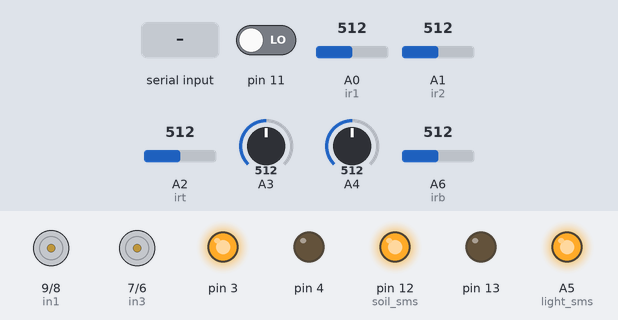
This sketch was run on a simulated Arduino Nano, built with avr-gcc and run on an emulated ATmega328P. Shown: motor-driver pin pairs drawn as motors (green arrow = first pin HIGH = forward, orange = second pin HIGH = backward, longer = more drive, scaled by the enable pin), output pins drawn as LEDs (lit = HIGH). Inputs (shaded band) come from the test bench; at power-on: A3 = 512, pin 11 LOW, A0 (ir1) = 512, A1 (ir2) = 512, A2 (irt) = 512, A4 = 512, A6 (irb) = 512. What the sketch prints to the serial monitor is not drawn.

Above: at 1.2 s.
1.3 s: "M" received over Serial
At 2.5 s:
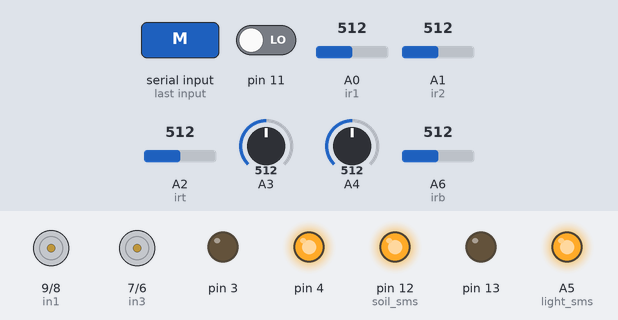
2.8 s: "F" received over Serial
At 4.2 s:
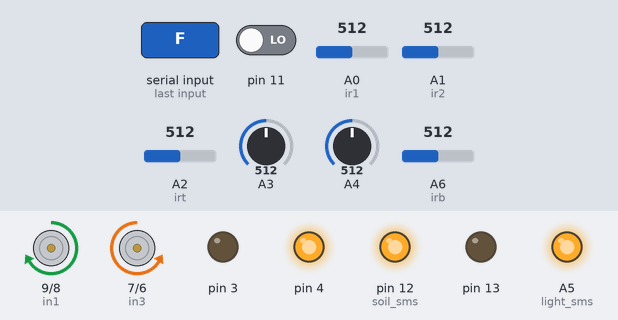
5.8 s: "B" received over Serial
At 8.5 s:
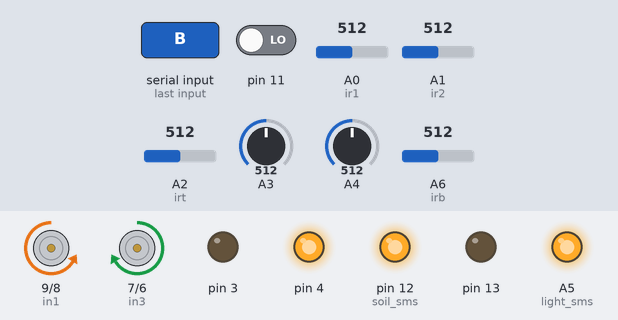
8.8 s: "L" received over Serial
At 10.0 s:
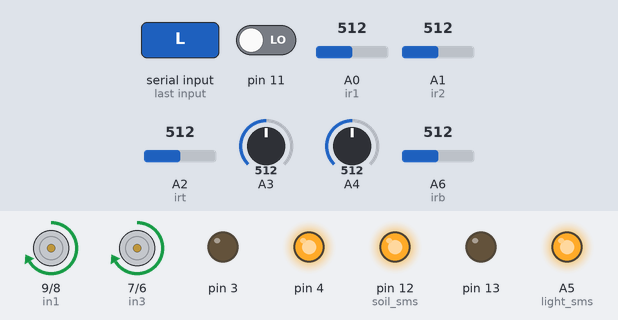
11.8 s: "R" received over Serial
At 14.4 s:
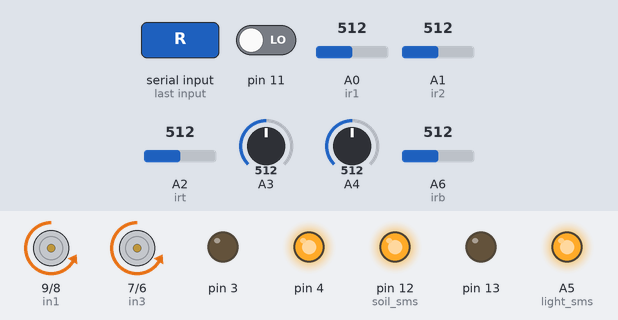
14.8 s: A3 set to 216
16.8 s: A3 set to 188
Timing chart, 0 to 19.3 s (numbered marks = the images above; inputs shaded):
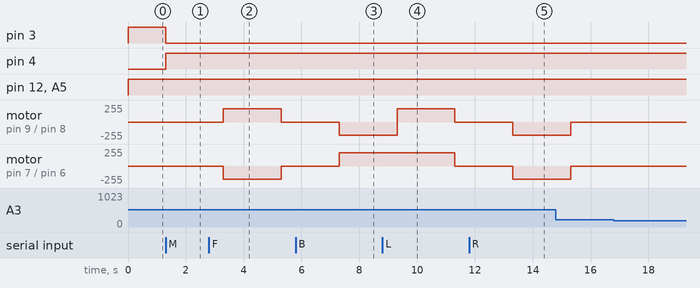

The sketch:

latest.ino
```cpp
// connect motor controller pins to Arduino digital pins
// motor one

int enA = 10;
int in1 = 9;
int in2 = 8;
// motor two
int enB = 5;
int in3 = 7;  //4th pin of driver
int in4 = 6;  //3rd pin of driver
const int ir2 = A1;
const int ir1 = A0;
const int irt = A2;
const int irb = A6;
int ir =13;
int light = analogRead(A3);
int soil = analogRead(A4);
const int light_sms = A5;
const int soil_sms = 12;
int light_station = 1;
char command;
char cmd;
void setup()
{
  // set all the motor control pins to outputs
  pinMode(enA,OUTPUT);
  pinMode(enB,OUTPUT);
  pinMode(in1,OUTPUT);
  pinMode(in2,OUTPUT);
  pinMode(in3,OUTPUT);
  pinMode(in4,OUTPUT);
  pinMode(13, OUTPUT);
  pinMode(12, OUTPUT);
  pinMode(3,  OUTPUT);
  pinMode(4,  OUTPUT);
  pinMode(A5, OUTPUT);
  pinMode(A6, INPUT);
  pinMode(A0, INPUT);
  pinMode(A1, INPUT);
  pinMode(A2, INPUT);
  pinMode(A3, INPUT);
  pinMode(A4, INPUT);
  pinMode(11,INPUT);
  Serial.begin(9600);
  int light_station = 1;

digitalWrite(3,1);
digitalWrite(4,0);
}
void loop(){
   int i = analogRead(ir1);
   int j = analogRead(ir2);
   int t = analogRead(irt);
   int b = analogRead(irb);
   int light = analogRead(A3);
   int soil = analogRead(A4);
   int control = digitalRead(11);
   digitalWrite(13, LOW);
   int line_B = digitalRead(3);
   int value_B = digitalRead(4);

   if(Serial.available() > 0){
    command = Serial.read();
    breaks(); //initialize with motors stoped
    //Change pin mode only if new command is different from previous.
    //Serial.println(command);
    switch(command){
    case 'F':
      forward();
      break;
    case 'B':
       back();
      break;
    case 'L':
      left();
      break;
    case 'R':
      right();
      break;

      case 'S':
      breaks();
      break;

      case 'M': //connect
      digitalWrite(3, 0);
      digitalWrite(4, 1);

      break;

      case 'N': //disconnect
      digitalWrite(3,1);
      digitalWrite(4,0);
      break;
    }

  }


  else if (soil < 500 && t < 100 ){
        analogWrite(soil_sms , 255);

           breaks();
            delay(1500);
            digitalWrite(13 , HIGH);
            delay(3000);
            digitalWrite(13 , LOW);
           delay(1000);
        }


 else if( light > 200){
  digitalWrite(light_sms,12);
    digitalWrite(12, HIGH);
    breaks();
   }

 else if(light_station == 1 && b < 100){

        breaks();
        delay(1500);
        digitalWrite(13, HIGH);
        delay(5000);
        digitalWrite(13,LOW);
        light_station = light_station + 5 ;

  }


if (value_B == 1){

 Serial.print(light);
 delay(2000);

  }

 if( line_B == 1 )
{

     if (i > 600 && j > 600 ){
      forward();
        }
      else if( i < 60 && j > 600 ){
        left();
      }
      else if (i > 600 && j < 100 ){
      right();
      }
     else if( i < 60 && j < 100){
      breaks();
    }

}
       }


               //***************************************FORWARD*******************************************************

int forward(){
  digitalWrite(in1, HIGH);
  digitalWrite(in2, LOW);
  // set speed to 200 out of possible range 0~255
  analogWrite(enA, 200);
  // turn on motor B
  digitalWrite(in3, LOW);
  digitalWrite(in4, HIGH);
  // set speed to 200 out of possible range 0~255
  analogWrite(enB, 200);

          }
               //****************************************LEFT***********************************************************

 int left (){
  digitalWrite(in1, HIGH);
  digitalWrite(in2, LOW);
  // set speed to 200 out of possible range 0~255
  analogWrite(enA, 200);
  // turn on motor B
  digitalWrite(in3, HIGH);
  digitalWrite(in4, LOW);
  // set speed to 200 out of possible range 0~255
  analogWrite(enB, 200);

    }
           // **************************************RIGHT*********************************************************

int right(){
  digitalWrite(in1, LOW);
  digitalWrite(in2,HIGH);
  // set speed to 200 out of possible range 0~255
  analogWrite(enA, 200);
  // turn on motor B
  digitalWrite(in3, LOW);
  digitalWrite(in4, HIGH);
  // set speed to 200 out of possible range 0~255
  analogWrite(enB, 200);

  }
         //  ***********************************STOP***********************************************************

int breaks(){
  digitalWrite(in1, LOW);
  digitalWrite(in2, LOW);
  // set speed to 200 out of possible range 0~255
  analogWrite(enA, LOW);
  // turn on motor B
  digitalWrite(in3, LOW);
  digitalWrite(in4, LOW);
  // set speed to 200 out of possible range 0~255
  analogWrite(enB,LOW);

    }

int back(){
  digitalWrite(in1, LOW);
  digitalWrite(in2, HIGH);
  // set speed to 200 out of possible range 0~255
  analogWrite(enA, 200);
  // turn on motor B
  digitalWrite(in3, HIGH);
  digitalWrite(in4, LOW);
  // set speed to 200 out of possible range 0~255
  analogWrite(enB, 200);

          }
```

Measured:
- after the input at 1.3 s, pin 3: HIGH → LOW at once; pin 4: LOW → HIGH at once
- after the input at 2.8 s, motor on pin 9 (in1) / pin 8 (in2): stopped → forward 200/255 after 0.50 s, → stopped 2.0 s later; motor on pin 7 (in3) / pin 6 (in4): stopped → backward 200/255 after 0.50 s, → stopped 2.0 s later
- after the input at 5.8 s, motor on pin 9 (in1) / pin 8 (in2): stopped → backward 200/255 after 1.5 s; motor on pin 7 (in3) / pin 6 (in4): stopped → forward 200/255 after 1.5 s
- after the input at 8.8 s, motor on pin 9 (in1) / pin 8 (in2): backward 200/255 → forward 200/255 after 0.51 s, → stopped 2.0 s later; motor on pin 7 (in3) / pin 6 (in4): forward 200/255 → stopped after 2.5 s instead of 0.51 s
- after the input at 11.8 s, motor on pin 9 (in1) / pin 8 (in2), motor on pin 7 (in3) / pin 6 (in4): stopped → backward 200/255 after 1.5 s
- after the input at 16.8 s, every drawn part: stays the same
